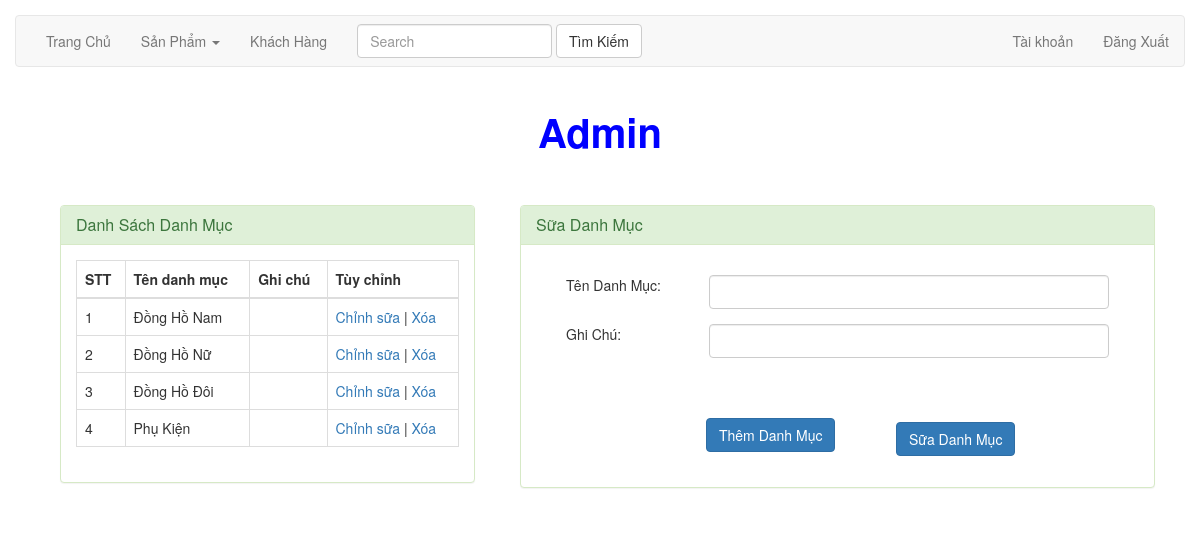
Page /project_PHP/admin/category/view_category.php on the committed database.
### tables this page shows
create table if not exists category (
id int(11) not null auto_increment,
cat_name varchar(255) not null,
note text,
primary key(id)
);

### project_PHP/model/database.php (called while the page is built, shortened)
<?php
class database{
    private $host = "localhost:3307";
    private $db_name = "db";
    private $username = "root";
    private $password = "";
    public $conn;
    function __construct(){
        $this->conn =  mysqli_connect($this->host,$this->username, $this->password, $this->db_name);
        if($this->conn === false){
            echo("ERROR: kết nối thất bại " . mysqli_connect_error());
        }else{
            mysqli_set_charset($this->conn, 'UTF8');
        }
        return $this->conn;
    }
    public function display($table)
    {
        $sql = 'SELECT * FROM '. $table;
        $data = null;
        if($result = mysqli_query($this->conn,$sql)){
            while($row = mysqli_fetch_array($result)){
                $data[] = $row;
            }
            return $data;
        }
        else
            $arr = 0;
        return  $arr;
    }
}
?>

### project_PHP/admin/category/view_category.php (the view, shortened to what this page needs)
<!DOCTYPE html>
<html>
<head>
  <link rel="stylesheet" href="https://cdnjs.cloudflare.com/ajax/libs/font-awesome/4.7.0/css/font-awesome.min.css">
  <link rel="stylesheet" href="css/style.css">
  <link rel="stylesheet" href="https://maxcdn.bootstrapcdn.com/bootstrap/3.3.7/css/bootstrap.min.css">
  <link rel="stylesheet" href="css/responsive.css">
</head>
<body>
    <?php
        $namedm = $note = "";
        require "../../model/category.php";
        $db=new category;
        $arr=$db->display("category");
    ?>
<div class="row">
  <nav class="navbar navbar-default" role="navigation">
    <div class="collapse navbar-collapse navbar-ex1-collapse">
      <ul class="nav navbar-nav">
        <li><a href="display_amin.php">Trang Chủ</a></li>
        <li class="dropdown">
          <a href="#" class="dropdown-toggle" data-toggle="dropdown">Sản Phẩm <b class="caret"></b></a>
        </li>
        <li><a href="#">Khách Hàng</a></li>
      </ul>
      <form class="navbar-form navbar-left" role="search">
        <div class="form-group">
          <input type="text" class="form-control" placeholder="Search">
        </div>
        <button type="submit" class="btn btn-default">Tìm Kiếm</button>
      </form>
      <ul class="nav navbar-nav navbar-right">
        <li><a href="#">Tài khoản</a></li>
        <li><a href="#">Đăng Xuất</a></li>
      </ul>
    </div>
  </nav>
</div>
  <div class="container">
    <div>
      <p style="text-align: center;font-size: 40px;color: blue;"><b>Admin</b></p>
    </div>
       <div class="col-xs-5 col-sm-5 col-md-5 col-lg-5">
          <div class="row">
          <div style ="margin-top:20px;" class="panel panel-success">
              <div class="panel-heading">
                <h3 class="panel-title">Danh Sách Danh Mục</h3>
              </div>
              <div class="panel-body">
              <table class="table table-hover table-bordered">
                  <thead>
                    <tr>
                      <th>STT</th>
                      <th>Tên danh mục</th>
                      <th>Ghi chú</th>
                      <th>Tùy chỉnh</th>
                    </tr>
                  </thead>
                  <tbody>
                    <?php $count=0; foreach ($arr as $key=> $value) { $count ++; ?>
                    <tr>
                      <td>
                        <?php echo $count; ?>
                      </td>
                      <td>
                        <?php echo $value[ 'cat_name']; ?>
                      </td>
                      <td>
                      </td>
                      <td>
                          <a href="view_category.php?idCate=<?php echo $value['id']; ?>">Chỉnh sữa</a> |
                          <a href="view_category.php?idCateDelete=<?php echo $value['id']; ?>">Xóa</a>
                      </td>
                    </tr>
                    <?php
                    }
                    ?>
                  </tbody>
                </table>
              </div>
          </div>
            </div>
       </div>
         <div class="col-xs-7 col-sm-7 col-md-7 col-lg-7">
                    <div style ="margin-top:35px;" class="panel panel-success">
                        <div class="panel-heading">
                          <h3 class="panel-title">Sữa Danh Mục</h3>
                        </div>
                        <div class="panel-body">
                        <form action="view_category.php" method="POST" role="form">
                          <div class="form-group">
                              <div class="row">
                                  <div class="col-xs-3 col-sm-3 col-md-3 col-lg-3">
                                      Tên Danh Mục:
                                  </div>
                                  <div class="col-xs-9 col-sm-9 col-md-9 col-lg-9">
                                      <input type="text" name="namedm"  class="form-control" value=" <?php echo $namedm;?>"  >
                                  </div>
                              </div>
                              <div class="row">
                                  <div class="col-xs-3 col-sm-3 col-md-3 col-lg-3">
                                      Ghi Chú:
                                  </div>
                                  <div class="col-xs-9 col-sm-9 col-md-9 col-lg-9">
                                      <input type="text" name="note"  class="form-control" value=" <?php echo $note;  ?>"  >
                                  </div>
                              </div>
                          </div>
                          <button style="margin-left: 170px;margin-top:15px;" type="submit" name ="addDm" class="btn btn-primary">Thêm Danh Mục</button>
                     <button style="margin-left: 360px;margin-top: -50px;" type="submit" name ="updateDm" class="btn btn-primary">Sữa Danh Mục</button>
                   </form>
                        </div>
                    </div>
         </div>
    </div>
</body>
</html>

### project_PHP/css/style.css (style rules this page uses)
ul li a { color: #000; }

### project_PHP/admin/category/view_category.php (style rules this page uses)
.row { margin: 15px; }

### rows in the picture
category: cat_name "Đồng Hồ Nam"
category: cat_name "Đồng Hồ Nữ"
category: cat_name "Đồng Hồ Đôi"
category: cat_name "Phụ Kiện"
